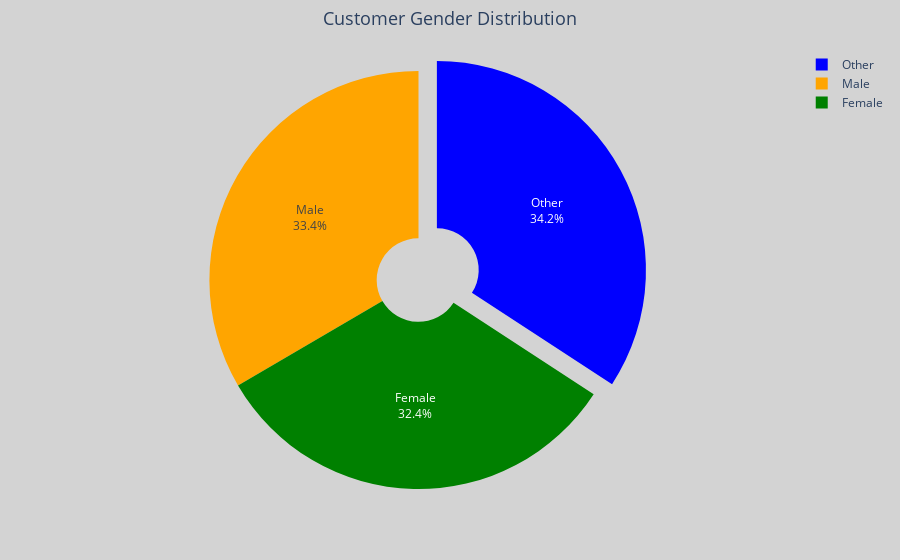

Notebook cell for this chart:
### Markdown cell above
## Plotting customer gender info on Pie Chart

### Code cell
# Data
GenderSplit = pd.Series({
    'Other': 757,
    'Male': 740,
    'Female': 717
})

# Create a DataFrame for Plotly
NumpyDf = pd.DataFrame({
    'Gender': GenderSplit.index,
    'Count': GenderSplit.values
})

# Create an interactive pie chart with Plotly
fig = px.pie(NumpyDf, 
             values='Count', 
             names='Gender', 
             title='Customer Gender Distribution', 
             color_discrete_sequence=['blue', 'orange', 'green'],  # Colors for the pie segments
             hole=0.2)  # Adds a donut hole for style

# Style the chart
fig.update_traces(textinfo='percent+label', pull=[0.1, 0, 0], hoverinfo='label+percent+value')

# Set figure background color
fig.update_layout(
    paper_bgcolor='lightgrey',  # Background color
    showlegend=True,
    title_font_size=18,
    title_x=0.5,  # Center the title
    margin=dict(t=50, b=50, l=50, r=50)  # Set margins
)

# Show the pie chart
fig.show()

### Figure 1 — Plotly figure (JSON) as saved in the notebook; plotly's stock layout.template omitted (floating-point values rounded to 4 significant figures)
{"data": [{"domain": {"x": [0, 1], "y": [0, 1]}, "hole": 0.2, "hoverinfo": "label+percent+value", "hovertemplate": "Gender=%{label}<br>Count=%{value}<extra></extra>", "labels": ["Other", "Male", "Female"], "legendgroup": "", "name": "", "pull": [0.1, 0, 0], "showlegend": true, "textinfo": "percent+label", "type": "pie", "values": [757, 740, 717]}], "layout": {"autosize": true, "hiddenlabels": [], "legend": {"tracegroupgap": 0}, "margin": {"b": 50, "l": 50, "r": 50, "t": 50}, "paper_bgcolor": "lightgrey", "piecolorway": ["blue", "orange", "green"], "showlegend": true, "title": {"font": {"size": 18}, "text": "Customer Gender Distribution", "x": 0.5}}}
